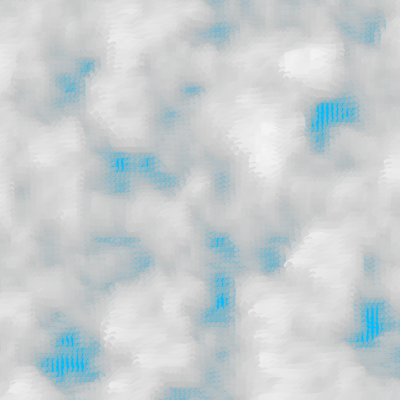
Frame 1 (no input)
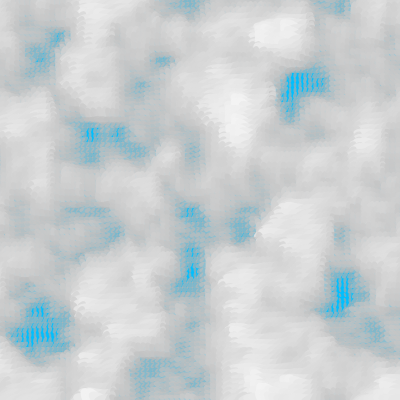
Frame 60 (the mouse pressed at the canvas centre just before this capture)
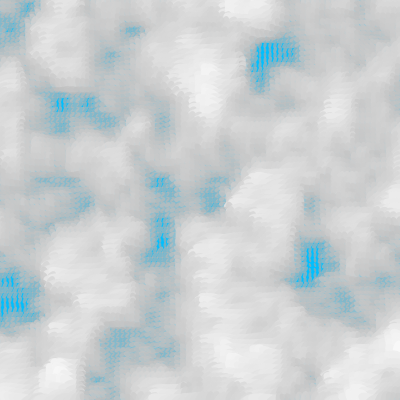
Frame 120 (the mouse held since frame 60 and released just before this capture)

The Processing sketch that drew these frames (run headless with seeded random() and noise(); from frame 60 on, the mouse is pressed at the canvas centre):

// Processing sketch: sketch_161225
// ── sketch_161225.pde
//noise&animation
float xstart, xnoise, ystart,ynoise;

//init
void setup(){
 size(400,400);
 
 smooth();
 background(0,191,255);
 
 xstart = random(10);
 ystart = random(10);
 
 xnoise = xstart;
 ynoise = ystart; 
}

void draw(){
 background(0,191,255);
 
 xstart += 0.01;
 ystart += 0.01;
 
 xnoise = xstart;
 ynoise = ystart;
 
 for(int y = 0; y <= height; y+=5){
  ynoise += 0.1;
  xnoise = xstart;
  for(int x = 0; x <= width; x+=5){
   xnoise += 0.1;
   drawPoint(x,y,noise(xnoise, ynoise));
  }  
 }
}

void drawPoint(float x, float y, float noiseFactor){
 pushMatrix();
 translate(x,y);
 rotate(noiseFactor * radians(540));
   float edgeSize = noiseFactor * 35;
   float grey = 150 + (noiseFactor * 120);
   float alph = 150 + (noiseFactor * 120);
 noStroke();
   fill(grey,alph);
   ellipse(0,0,edgeSize, edgeSize/2);     
   popMatrix();
}

 
